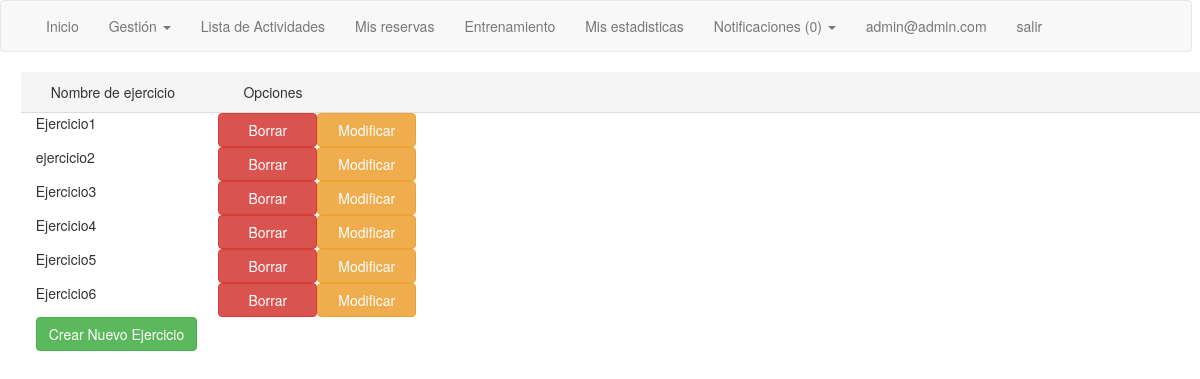
/Views/GestionEjercicios.php (signed in), run on the app's committed database.
### tables this page shows
CREATE TABLE `Ejercicio` (
  `idEjercicio` int(11) NOT NULL,
  `nomEjercicio` varchar(20) NOT NULL,
  `descripcion` varchar(150) DEFAULT NULL,
  `categoria` varchar(10) NOT NULL
);

### Model/Usuario.php (called while the page is built, shortened)
<?php
class Usuario{
    function getByEmail($email){
      $db = DB::getDB();
      $consulta = "SELECT * FROM Usuario WHERE email ='".$email."'";
      $result = $db->query($consulta);
      return $result->fetch_assoc();
    }
}
?>

### Controllers/c_Usuario.php (called while the page is built, shortened)
<?php
require_once("../Model/Usuario.php");
class UsuarioController{
    public function getUserByEmail($mail){
      $u = new Usuario();
      $result = $u->getByEmail($mail);
      return $result;
    }
}
 ?>

### Model/Ejercicio.php (called while the page is built, shortened)
<?php
class Ejercicio{
  function getNameAndID(){
    $db = DB::getDB();
    $consulta = "SELECT idEjercicio, nomEjercicio FROM Ejercicio";
    $result = $db->query($consulta);
    $res = array();
    while($row = $result->fetch_assoc()){
      array_push($res, $row);
    }
    return $res;
  }
}
?>

### Controllers/c_Ejercicio.php (called while the page is built, shortened)
<?php
require_once("../Model/Ejercicio.php");
class EjercicioController{
  public function gestionEjercicios(){
    $e = new Ejercicio();
    $ejercicios = $e->getNameAndID();
    return $ejercicios;
  }
}
 ?>

### Views/GestionEjercicios.php (the view, shortened to what this page needs)
<?php
if(!isset($_SESSION['userID'])){
  header('Location: paginaPrincipal.php');
}else{
  require_once('../Controllers/c_Usuario.php');
  $usuariosController = new UsuarioController();
  $user = $usuariosController->getUserByEmail($_SESSION['userID']);
  if(!$user['tipoUsuario']=='admin'){
    header('Location: paginaPrincipal.php');
  }
  else{
?>
<!DOCTYPE html>
<html>
  <head>
    <?php
    require_once('NavBar.php');
    require_once('../Controllers/c_Ejercicio.php');
    $ejerciciosController = new EjercicioController();
    $ejercicios = $ejerciciosController->gestionEjercicios();
    ?>
  </head>
  <body>
    <div class="tabla panel-default">
      <div class = 'row panel-heading'>
        <span class ="col-md-2">Nombre de ejercicio</span> <span class="col-md-2" >Opciones</span>
      </div>
      <?php foreach($ejercicios as $it){ ?>
        <div class="row">
        <span class="col-md-2"><?php echo ($it['nomEjercicio']); ?> </span>
        <button type="submit" form="borrar" class="btn btn-danger col-md-1" name="idEjercicio" value = <?php echo("".$it['idEjercicio']."");?>>Borrar</button>
        <button onclick="location.href='ModificarEjercicio.php?id=<?php echo($it['idEjercicio']);?>'" class="btn btn-warning col-md-1">Modificar</button>
      </div>
      <?php } ?>
      <button onclick="location.href='CrearEjercicio.php'" class="btn btn-success">Crear Nuevo Ejercicio</button>
    </div>
  </body>
</html>
<?php
}
}
?>

### data on the page
ejercicio: nomEjercicio "Ejercicio1", $it['idEjercicio'] 1 (drawn)
ejercicio: nomEjercicio "ejercicio2", $it['idEjercicio'] 2 (drawn)
ejercicio: nomEjercicio "Ejercicio3", $it['idEjercicio'] 3 (drawn)
ejercicio: nomEjercicio "Ejercicio4", $it['idEjercicio'] 4 (drawn)
ejercicio: nomEjercicio "Ejercicio5", $it['idEjercicio'] 5 (drawn)
ejercicio: nomEjercicio "Ejercicio6", $it['idEjercicio'] 6 (drawn)

### other printed values
count($notificaciones) "0"
$_SESSION['userID'] "admin@admin.com"
